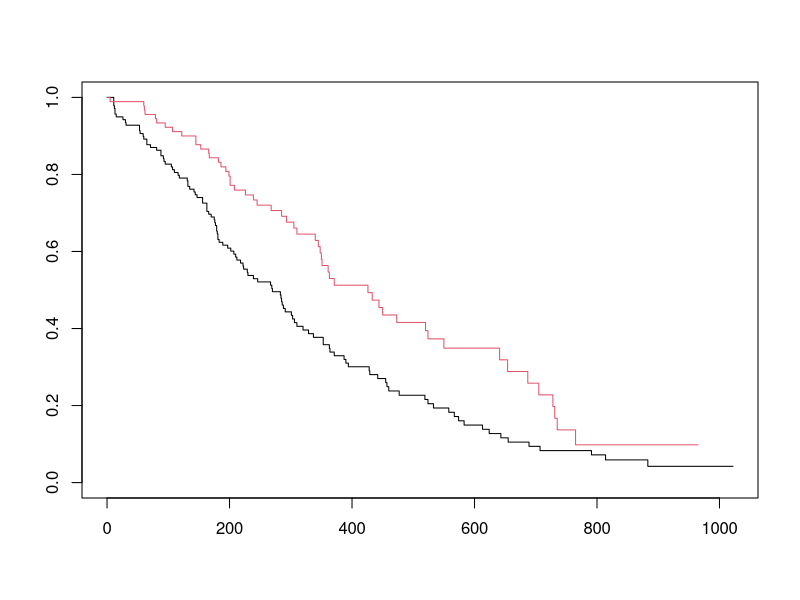
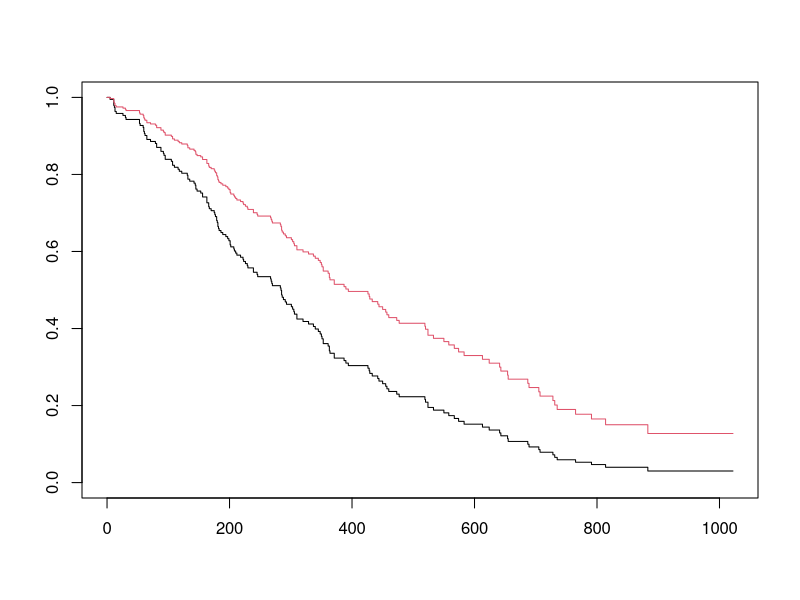
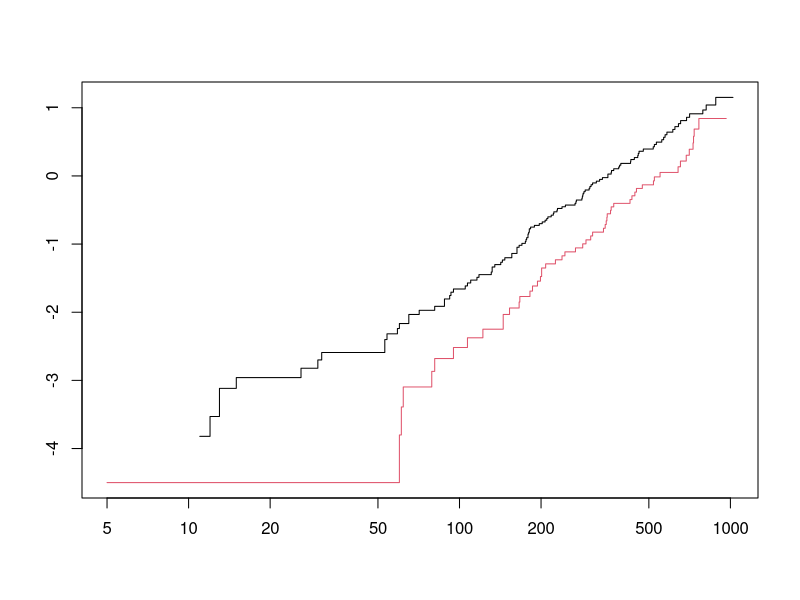
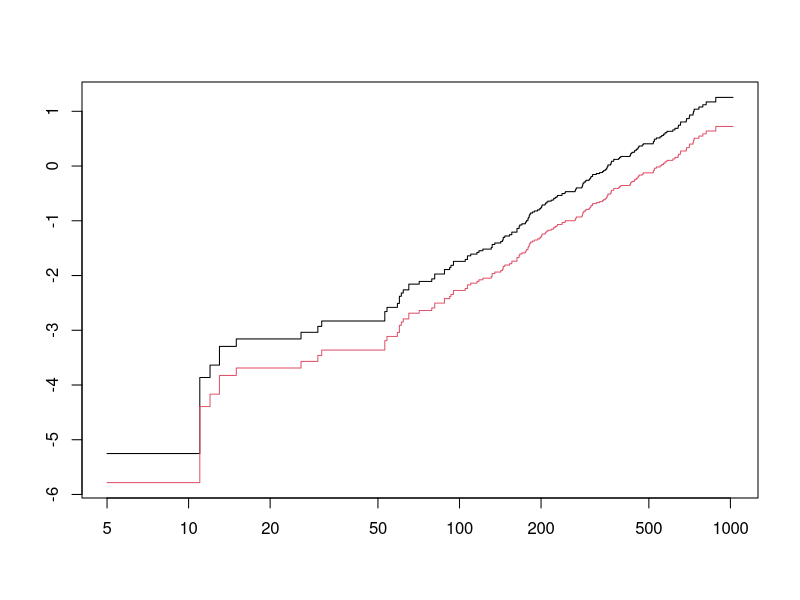

Recreate these plots in R, in order.
## ---- chunk 1
library(survival)

dat <- lung
dat$sex <- factor(dat$sex)
## ---- chunk 2
pred.NA <- survfit(Surv(time, status) ~ sex, data = dat, type = "fh")
pred.NA
plot(pred.NA, col = c(1,2))
## ---- chunk 3
fit.cph <- coxph(Surv(time, status) ~ sex, data = dat)

pred.cph <- survfit(fit.cph, newdata = data.frame(sex = factor(1:2)),
                    type = "aalen")

plot(pred.cph, col = 1:2)
## ---- chunk 4
plot(pred.NA, fun = "cloglog", col = 1:2)
## ---- chunk 5
plot(pred.cph, fun = "cloglog", col = 1:2)
